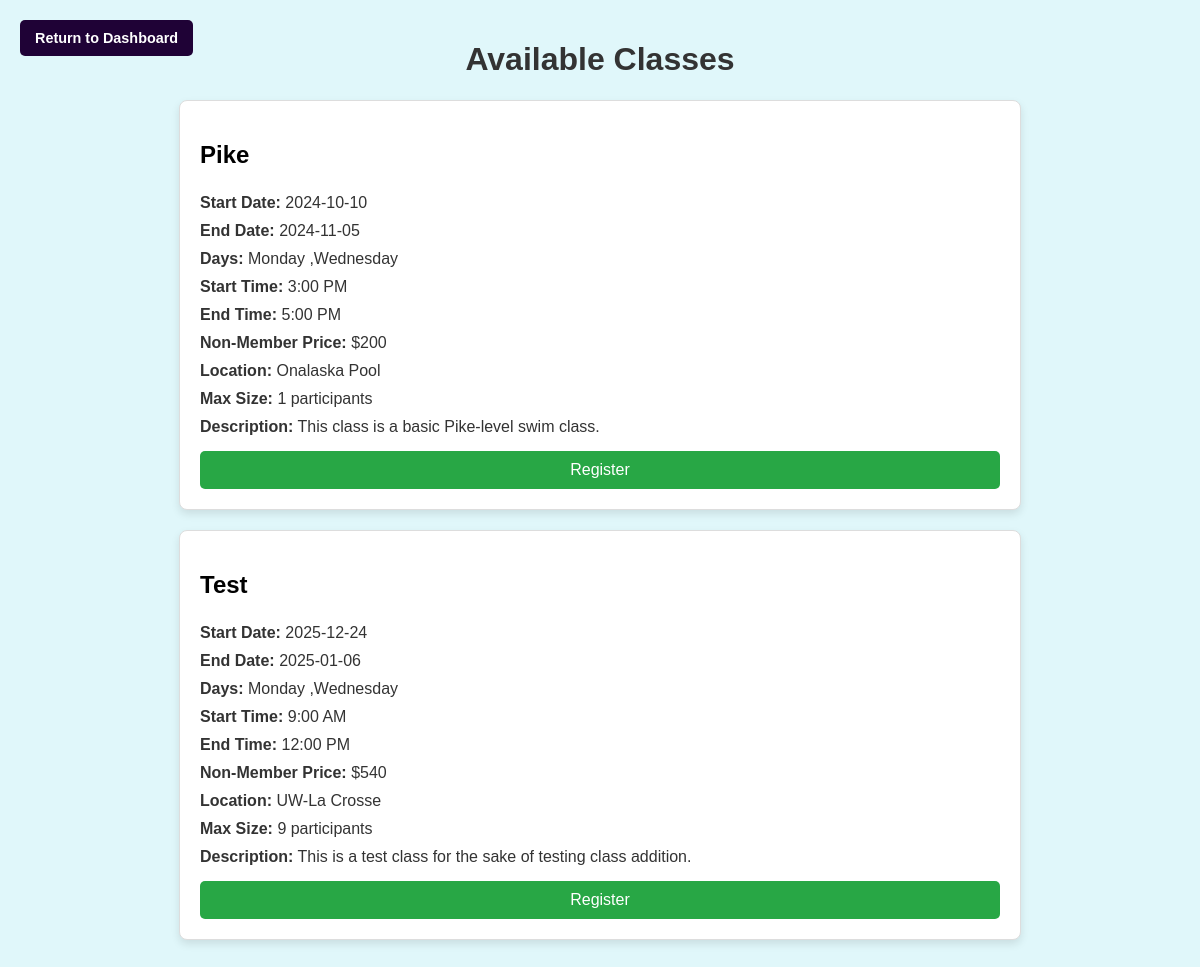
/register_classes.php, run on an earlier commit of the app's database.
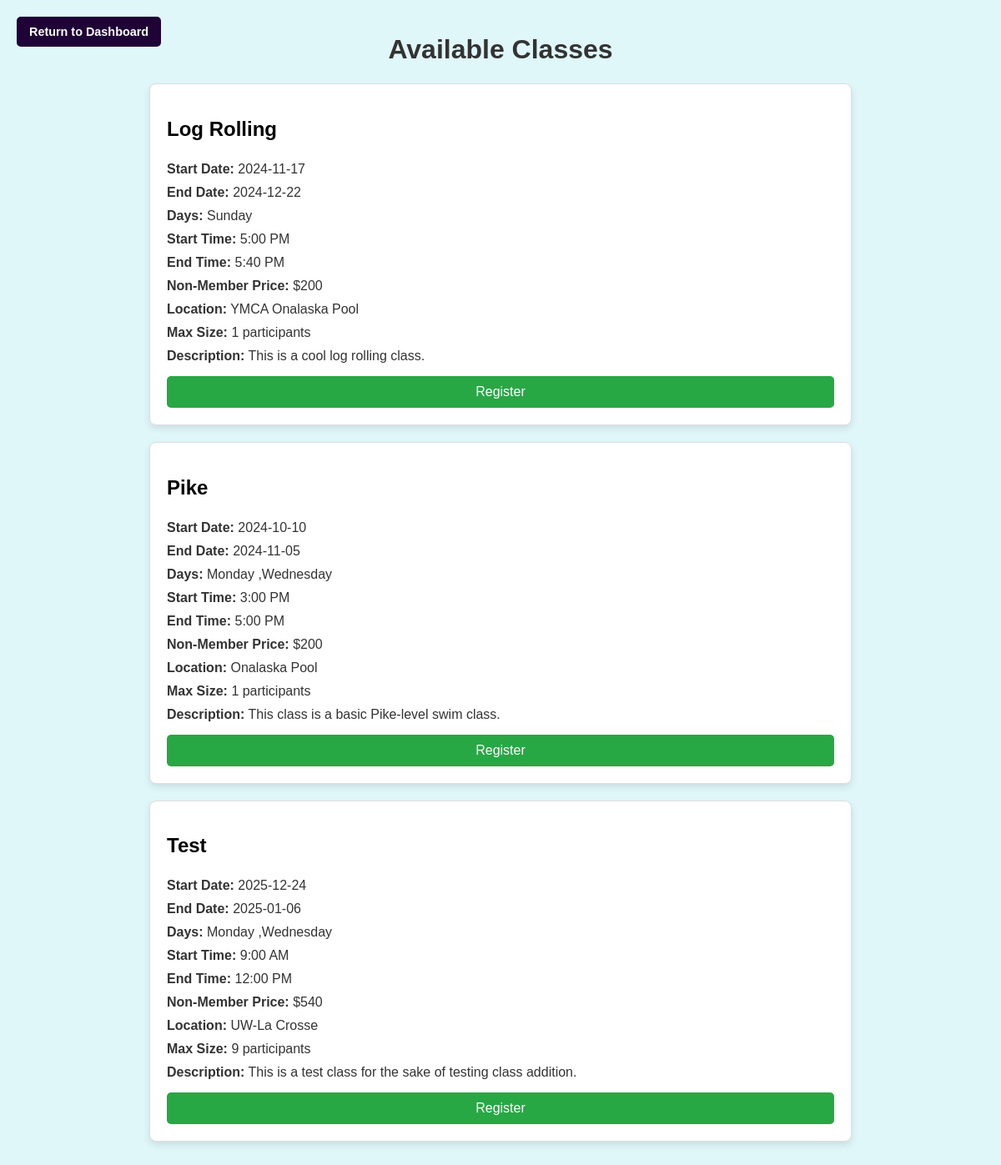
And on a later commit of the database.
### tables this page shows
CREATE TABLE Classes (ClassID INTEGER PRIMARY KEY AUTOINCREMENT NOT NULL UNIQUE, Name TEXT NOT NULL, StartDate TEXT NOT NULL, EndDate TEXT NOT NULL, Days TEXT NOT NULL, StartTime TEXT NOT NULL, EndTime TEXT NOT NULL, Price INTEGER NOT NULL, MemPrice INTEGER NOT NULL, Location TEXT NOT NULL, Style TEXT, MaxSize INTEGER, Description TEXT NOT NULL, Prerequisites TEXT);

### register_classes.php (the view, shortened to what this page needs)
<?php
include 'db_connection.php';
$role = $_SESSION['Role'];
$class_list = $pdo->query("
    SELECT ClassID, Name, StartDate, EndDate, Days, StartTime, EndTime, Price, MemPrice, Location, MaxSize, Description
    FROM Classes
    ORDER BY Name ASC
");
$classes = $class_list->fetchAll(PDO::FETCH_ASSOC);
?>
<!DOCTYPE html>
<html lang="en">
<head>
</head>
<body>
    <a href="dashboard.php" class="dashboard-button">Return to Dashboard</a>
    <h1>Available Classes</h1>
    <div class="classes-container">
        <?php foreach ($classes as $class): ?>
            <div class="class-container">
                <h2><?php echo htmlspecialchars($class['Name']); ?></h2>
                <p class="class-details"><strong>Start Date:</strong> <?php echo htmlspecialchars($class['StartDate']); ?></p>
                <p class="class-details"><strong>End Date:</strong> <?php echo htmlspecialchars($class['EndDate']); ?></p>
                <p class="class-details"><strong>Days:</strong> <?php echo htmlspecialchars($class['Days']); ?></p>
                <p class="class-details"><strong>Start Time:</strong> <?php echo htmlspecialchars($class['StartTime']); ?></p>
                <p class="class-details"><strong>End Time:</strong> <?php echo htmlspecialchars($class['EndTime']); ?></p>
                <?php if ($role == 'MEM'): ?>
                    <p class="class-details"><strong>Member Price:</strong> $<?php echo htmlspecialchars($class['MemPrice']); ?></p>
                <?php else: ?>
                    <p class="class-details"><strong>Non-Member Price:</strong> $<?php echo htmlspecialchars($class['Price']); ?></p>
                <?php endif; ?>
                <p class="class-details"><strong>Location:</strong> <?php echo htmlspecialchars($class['Location']); ?></p>
                <p class="class-details"><strong>Max Size:</strong> <?php echo htmlspecialchars($class['MaxSize']); ?> participants</p>
                <p class="class-details"><strong>Description:</strong> <?php echo htmlspecialchars($class['Description']); ?></p>
                <form action="process_registration.php" method="POST">
                    <input type="submit" value="Register" class="register-button">
                </form>
            </div>
        <?php endforeach; ?>
    </div>
</body>
</html>

### register_classes.php (style rules this page uses)
body { background-color: #e0f7fa; font-family: Arial, sans-serif; margin: 0; padding: 20px; display: flex; justify-content: center; align-items: flex-start; flex-direction: column; }
h1 { text-align: center; color: #333; width: 100%; }
.classes-container { display: flex; flex-direction: column; align-items: center; width: 100%; max-width: 800px; margin: 0 auto; }
.class-container { width: 100%; margin-bottom: 20px; padding: 20px; border: 1px solid #ddd; border-radius: 8px; background-color: #ffffff; box-shadow: 0px 4px 8px rgba(0, 0, 0, 0.1); }
.class-details { margin: 0; padding: 5px 0; color: #333; }
.register-button { margin-top: 10px; padding: 10px 15px; background-color: #28a745; color: #fff; border: none; border-radius: 5px; cursor: pointer; width: 100%; font-size: 1rem; }
.dashboard-button { position: fixed; top: 20px; left: 20px; padding: 10px 15px; background-color: #1f0236; color: #fff; border: none; border-radius: 5px; font-size: 0.9rem; text-decoration: none; font-weight: bold; transition: background-color 0.3s; }

What changed in the data, as far as the page shows it:
added classes: Name "Log Rolling", StartDate "2024-11-17", EndDate "2024-12-22", Days "Sunday", StartTime "5:00 PM", EndTime "5:40 PM", Price "200", Location "YMCA Onalaska Pool", MaxSize "1", Description "This is a cool log rolling class."
